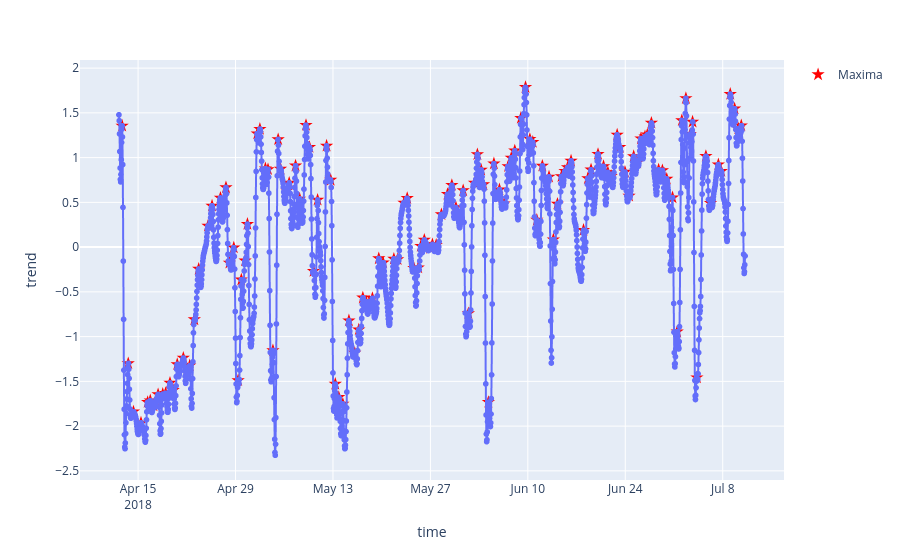

Notebook code for this chart:
### Code cell
import numpy as np
from scipy.signal import find_peaks
import matplotlib.pyplot as plt
import plotly.graph_objects as go
import pandas as pd
the_signal = df_trend.trend.values
x = series.index.values
peaks_indices, properties = find_peaks(the_signal)
fig = px.line(df_trend, x="time", y="trend", markers=True)

#plt.plot(x[peaks_indices], the_signal[peaks_indices], 'x', color='red', label='Detected Peaks')
fig.add_trace(
    go.Scatter(
        x= x[peaks_indices], y= the_signal[peaks_indices],
        mode='markers', # Set mode to markers
        name='Maxima', # Name for the legend
        marker=dict(color='red', size=10, symbol='star'), # Customize the marker style
        showlegend=True
    )
)


# Display the figure
fig.show()

### Figure 1 — Plotly figure (JSON) as saved in the notebook; plotly's stock layout.template omitted (floating-point values rounded to 4 significant figures; data arrays with more than 128 entries replaced by an {"elided": "..."} marker saying what was removed)
{"data": [{"hovertemplate": "time=%{x}<br>trend=%{y}<extra></extra>", "legendgroup": "", "line": {"color": "#636efa", "dash": "solid"}, "marker": {"symbol": "circle"}, "mode": "lines+markers", "name": "", "showlegend": false, "type": "scattergl", "x": {"elided": "2160 str values"}, "xaxis": "x", "y": {"elided": "2160 float values"}, "yaxis": "y"}, {"marker": {"color": "red", "size": 10, "symbol": "star"}, "mode": "markers", "name": "Maxima", "showlegend": true, "type": "scatter", "x": {"elided": "134 str values"}, "y": {"elided": "134 float values"}}], "layout": {"legend": {"tracegroupgap": 0}, "margin": {"t": 60}, "xaxis": {"anchor": "y", "domain": [0, 1], "title": {"text": "time"}}, "yaxis": {"anchor": "x", "domain": [0, 1], "title": {"text": "trend"}}}}
